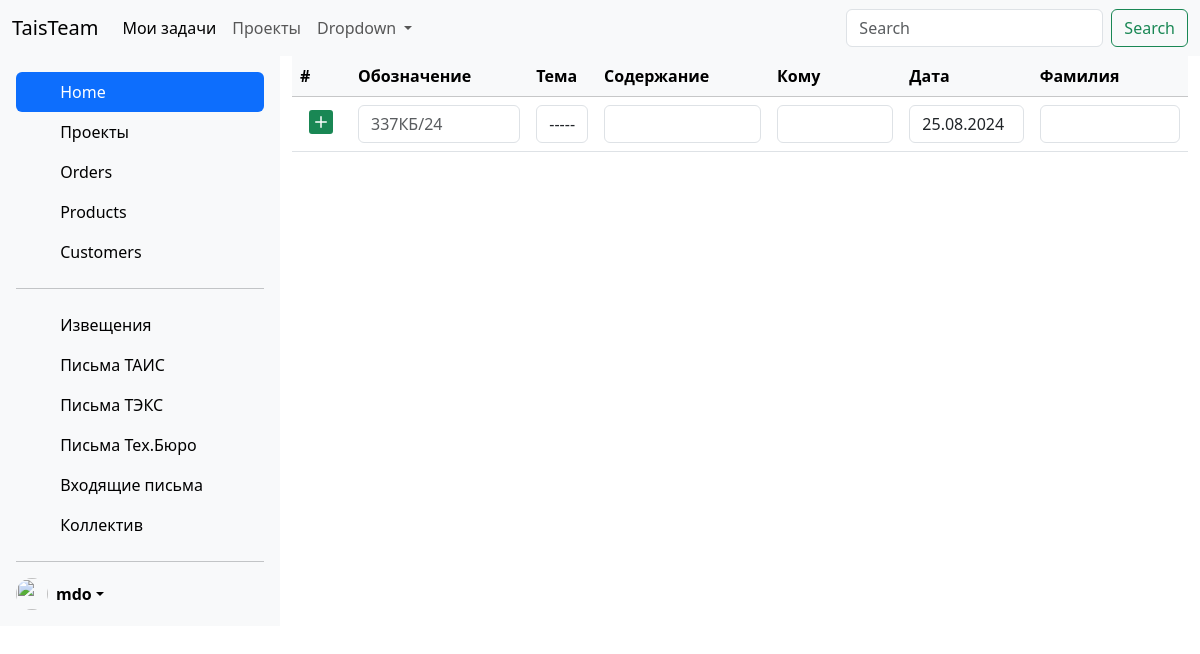
/letters_tais/, run on an earlier commit of the app's database.
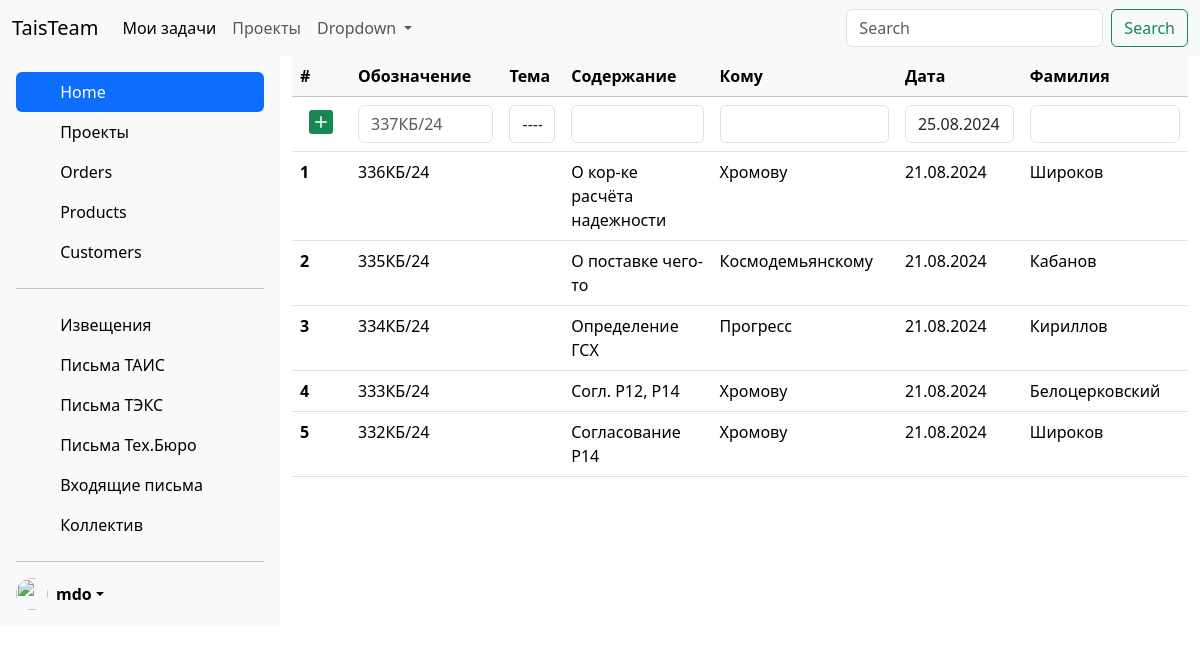
And on a later commit of the database.
### projects/models.py (models this page shows, shortened)
class LettersTais(models.Model):
    notification = models.CharField(max_length=10)
    project = models.ForeignKey('Project', on_delete=models.PROTECT, null=True)
    content = models.CharField(max_length=255)
    to_whom = models.CharField(max_length=30)
    date = models.DateField(default=date.today().strftime('%d.%m.%Y'))
    worker = models.CharField(max_length=30)
    time_create = models.DateTimeField(auto_now_add=True)
    time_update = models.DateTimeField(auto_now=True)
    class Meta:
        ordering = ['-notification']

### projects/views.py (the view)
# urls.py: path('letters_tais/', views.LettersTaisView.as_view(), name='letters_tais'),
class LettersTaisView(FormMixin, ListView):
    model = LettersTais
    form_class = AddLettersTais
    template_name = 'projects/letters_tais.html'
    context_object_name = 'posts'

### projects/forms.py
class AddLettersTais(ModelForm):
    class Meta:
        model = LettersTais
        fields = ['notification', 'project', 'content', 'to_whom', 'date', 'worker']
        widgets = {
            'notification': forms.TextInput(attrs={'class': "form-control", "placeholder": '337КБ/24'}),
            'project': forms.Select(attrs={'class': "form-control"}),
            'content': forms.TextInput(attrs={'class': "form-control"}),
            'to_whom': forms.TextInput(attrs={'class': "form-control"}),
            'date': forms.TextInput(attrs={'class': "form-control"}),
            'worker': forms.TextInput(attrs={'class': "form-control"}),
        }

### projects/templates/projects/letters_tais.html (shortened to what this page needs)
{% extends 'base2.html' %}
{% block content %}
<table class="table table-hover">
    <thead class="table-light">
    <tr align-middle>
        <th scope="col"> #</th>
        <th scope="col">Обозначение</th>
        <th scope="col">Тема</th>
        <th scope="col">Содержание</th>
        <th scope="col">Кому</th>
        <th scope="col">Дата</th>
        <th scope="col">Фамилия</th>
    </tr>
    </thead>
    <tbody>
        <tr>
            <th scope="row">
                <button type="button" class="btn btn-sm">
                     </button>
            </th>
        <form action="" method="post">
            {% for f in form %}
            <td>{{ f }}</td>
            {% endfor %}
        </form>
    </tr>
    {% for p in posts %}
    <tr>
        <th scope="row"> {{ p.id }}</th>
        <td>{{ p.notification }}</td>
        <td>{{ p.project.title }}</td>
        <td>{{ p.content }}</td>
        <td>{{ p.to_whom }}</td>
        <td>{{ p.date|date:"d.m.Y" }}</td>
        <td>{{ p.worker }}</td>
    </tr>
    {% endfor %}
    </tbody>
</table>
{% endblock %}

What changed in the data, as far as the page shows it:
added LettersTais: id "1", notification "336КБ/24", content "О кор-ке расчёта надежности", to_whom "Хромову", date "21.08.2024", worker "Широков"
added LettersTais: id "2", notification "335КБ/24", content "О поставке чего-то", to_whom "Космодемьянскому", date "21.08.2024", worker "Кабанов"
added LettersTais: id "3", notification "334КБ/24", content "Определение ГСХ", to_whom "Прогресс", date "21.08.2024", worker "Кириллов"
added LettersTais: id "4", notification "333КБ/24", content "Согл. Р12, Р14", to_whom "Хромову", date "21.08.2024", worker "Белоцерковский"
added LettersTais: id "5", notification "332КБ/24", content "Согласование Р14", to_whom "Хромову", date "21.08.2024", worker "Широков"
